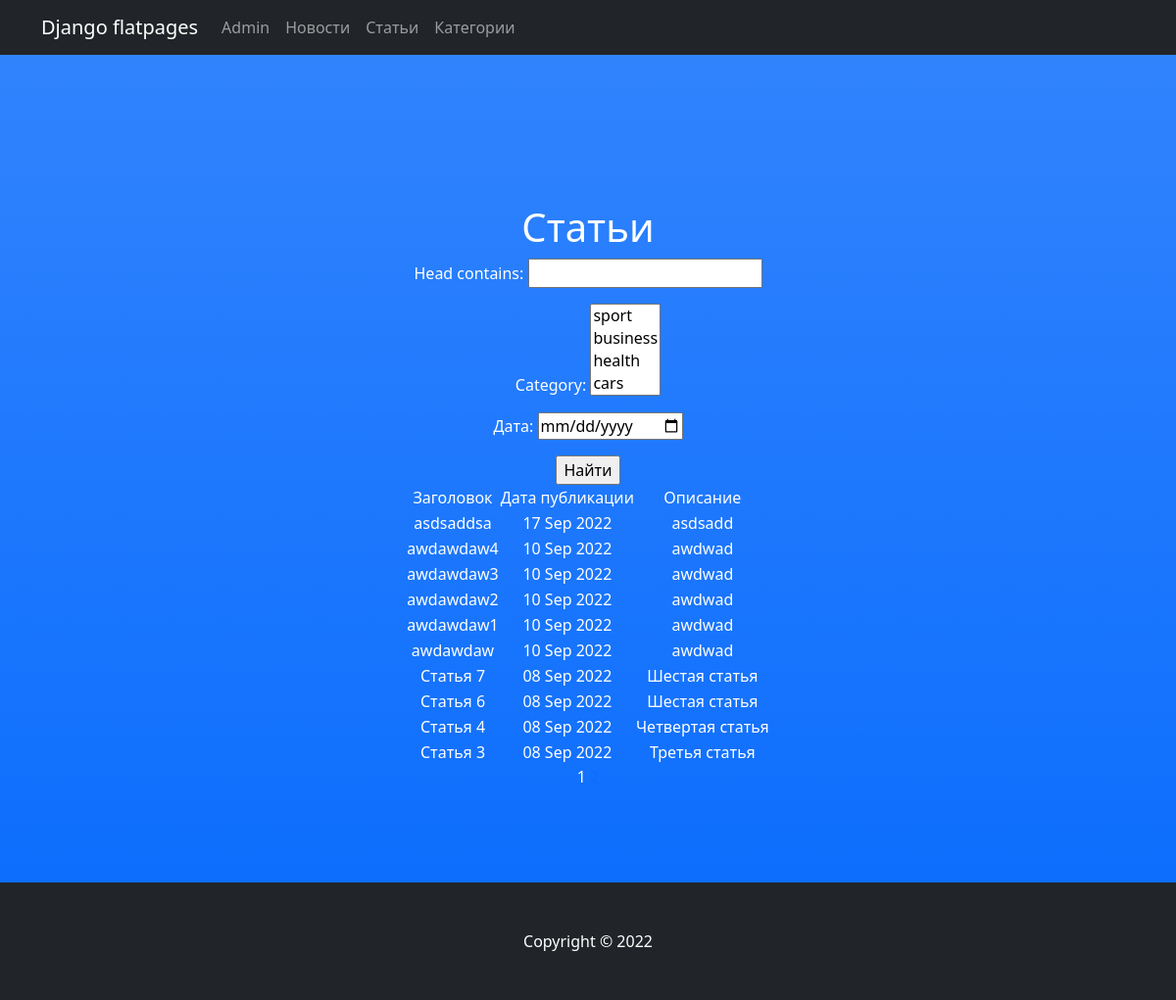
Screenshot of /articles/search/ with the database file from the repository.
### newsapp/models.py (models this page shows, shortened)
class Post(models.Model):
    head = models.CharField(max_length=255, unique=True)
    text = models.TextField()
    rate = models.IntegerField(default=0)
    type = models.BooleanField(default=False)  # False - новость, True - статья
    time = models.DateTimeField(auto_now_add=True)
    author = models.ForeignKey(Author, on_delete=models.CASCADE)
    category = models.ManyToManyField(Category, through='PostCategory')

### newsapp/views.py (the view)
class ArticlesSearch(ListView):
    queryset = Post.objects.filter(type=1)
    ordering = '-time'
    template_name = 'articlessearch.html'
    context_object_name = 'search'
    paginate_by = 10
    def get_queryset(self):
        queryset = super().get_queryset()
        self.filterset = PostFilter(self.request.GET, queryset)
        return self.filterset.qs
    def get_context_data(self, **kwargs):
        context = super().get_context_data(**kwargs)
        context['filterset'] = self.filterset
        return context

### newsapp/models.py (called while the page is built)
    def __str__(self):
        return f'{self.name}'

### newsapp/templatetags/custom_filters.py (called while the page is built)
@register.filter()
def censor(value):
    bad = [
        'жопа', 'Жопа',
        'херня', 'Херня',
        'чмо', 'Чмо'
    ]
    for i in bad:
        if i in value:
            value = value.replace(i[1:], '*' * (len(i) - 1))
    return f'{value}'

### newsapp/templatetags/custom_tags.py (called while the page is built)
@register.simple_tag(takes_context=True)
def url_replace(context, **kwargs):
   d = context['request'].GET.copy()
   for k, v in kwargs.items():
       d[k] = v
   return d.urlencode()

### templates/articlessearch.html (shortened to what this page needs)
{% extends 'flatpages/default.html' %}
{% load custom_filters %}
{% load custom_tags %}
{% block content %}
<h1>Статьи</h1>
<form action="" method="get">
    {{ filterset.form.as_p }}
    <input type="submit" value="Найти"/>
</form>
{% if search %}
<table align="center">
    <tr>
        <td>
            Заголовок
        </td>
        <td>
            Дата публикации
        </td>
        <td>
            Описание
        </td>
    </tr>
    {% for i in search %}
    <tr>
        <td>{{ i.head|censor }}</td>
        <td>{{ i.time|date:'d M Y' }}</td>
        <td>{{ i.text|truncatechars:20|censor }}</td>
    </tr>
    {% endfor %}
</table>
{% else %}
<h2>Статей нет!</h2>
{% endif %}
   {{ page_obj.number }}
   {% if page_obj.has_next %}
       <a href="?{% url_replace page=page_obj.next_page_number %}">{{ page_obj.next_page_number }}</a>
   {% endif %}
{% endblock content %}

### rows the page displays
Post: head|censor "asdsaddsa", time "17 Sep 2022", text|censor "asdsadd"
Post: head|censor "awdawdaw4", time "10 Sep 2022", text|censor "awdwad"
Post: head|censor "awdawdaw3", time "10 Sep 2022", text|censor "awdwad"
Post: head|censor "awdawdaw2", time "10 Sep 2022", text|censor "awdwad"
Post: head|censor "awdawdaw1", time "10 Sep 2022", text|censor "awdwad"
Post: head|censor "awdawdaw", time "10 Sep 2022", text|censor "awdwad"
Post: head|censor "Статья 7", time "08 Sep 2022", text|censor "Шестая статья"
Post: head|censor "Статья 6", time "08 Sep 2022", text|censor "Шестая статья"
Post: head|censor "Статья 4", time "08 Sep 2022", text|censor "Четвертая статья"
Post: head|censor "Статья 3", time "08 Sep 2022", text|censor "Третья статья"

### other values shown
{{ page_obj.number }} "1"
